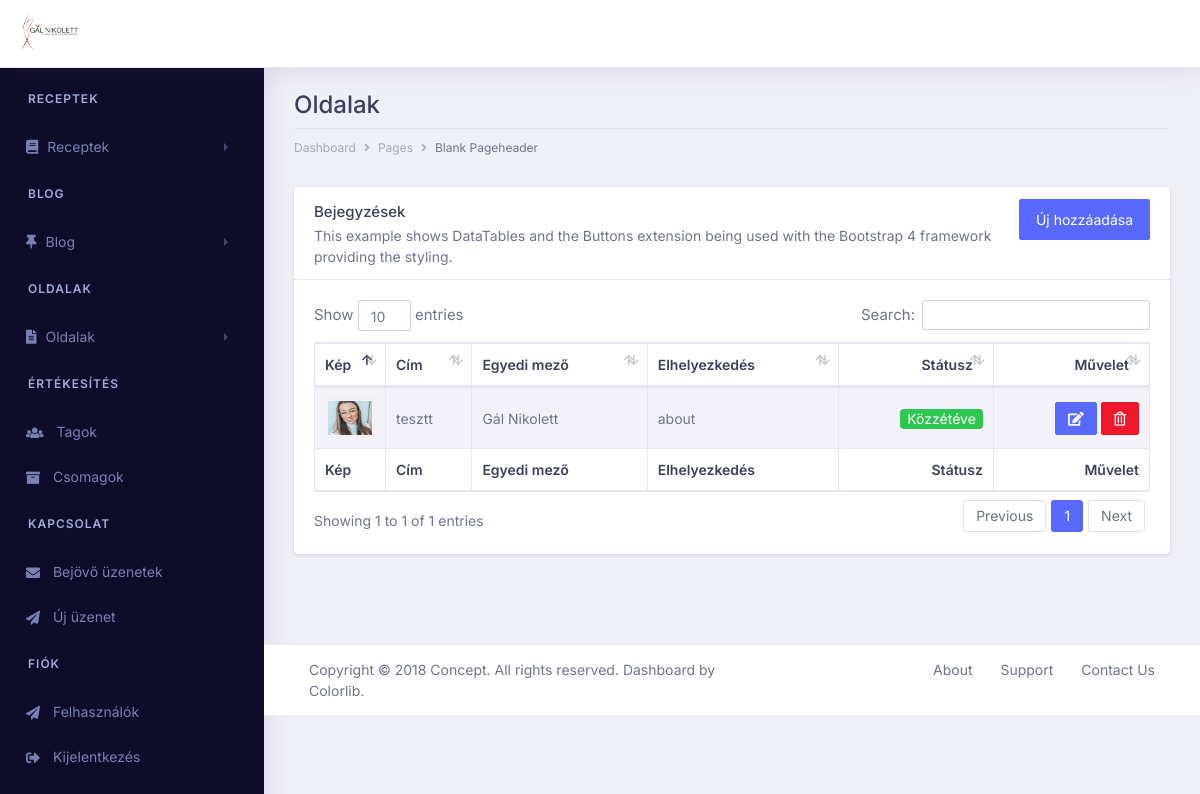
/pages/ (signed in), run on an earlier commit of the app's database.
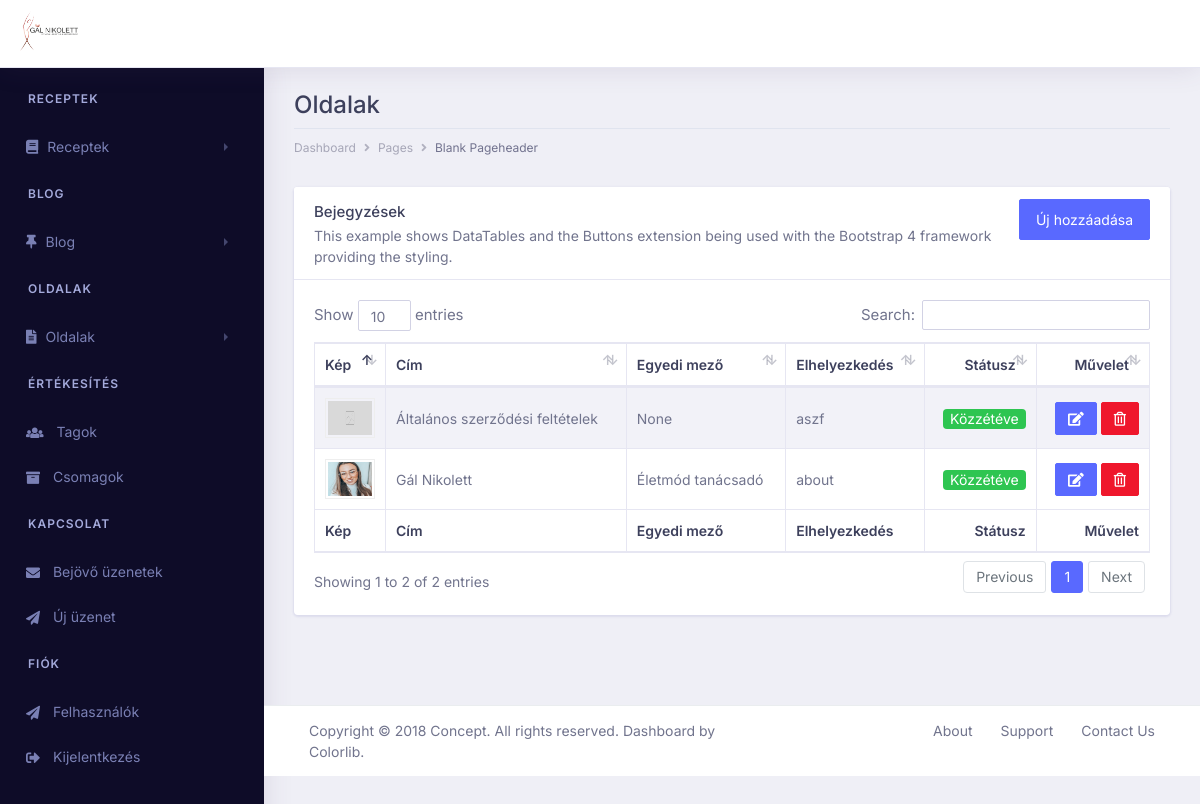
And on a later commit of the database.
### pages/models.py (models this page shows, shortened)
class Page(models.Model):
    page_title = models.CharField(max_length=200, unique=True)
    paget_description = models.TextField()
    page_image = models.ImageField(upload_to='pages', default='pages/default.jpg')
    page_unique_field = models.CharField(max_length=200, blank=True, null=True)
    page_status = models.IntegerField(choices=STATUS, default=0)
    page_slug = models.CharField(choices=SLUG, max_length=254, unique=True) #ide olyan egyedi azonosítok jönnek, hogy pl about, privacy, stb
    page_updated_at = models.DateTimeField(auto_now= True)
    page_created_at = models.DateTimeField(auto_now_add=True)
    class Meta:
        ordering = ['-page_created_at']

### pages/views.py (the view)
# urls.py: path('', views.index, name='index'), #posts url
@login_required
def index(request):
    try:
        pages = Page.objects.all()
    except Page.DoesNotExist:
        raise Http404("404 | Nem létezik!")
    return render(request, 'pages/index.html', {'pages':pages})

### pages/templates/pages/index.html (shortened to what the changed rows need)
{% extends "../base_pages.html" %}
{% block content %}
    <div class="row">
        <div class="col-xl-12 col-lg-12 col-md-12 col-sm-12 col-12">
            <div class="page-header">
                <h2 class="pageheader-title">Oldalak</h2>
            </div>
        </div>
    </div>
    <div class="row">
        <div class="col-xl-12 col-lg-12 col-md-12 col-sm-12 col-12">
            <div class="card">
                <div class="card-body">
                    <div class="table-responsive">
                        <table id="example" class="table table-striped table-bordered first table-sm" style="width:100%">
                            <thead>
                                <tr>
                                    <th>Kép</th>
                                    <th>Cím</th>
                                    <th>Egyedi mező</th>
                                    <th>Elhelyezkedés</th>
                                    <th class="text-right">Státusz</th>
                                    <th class="text-right">Művelet</th>
                                </tr>
                            </thead>
                            <tbody>
                            {% for page in pages %}
                                <tr>
                                    <td width="50px"><img src="{{page.page_image.url}}" style="width: 100%; height: 40px; padding: 2px; border: 1px solid #eee;"></td>
                                    <td style="text-transform: none;"><span class="span-title">{{page.page_title}}</span></td>
                                    <td>{{page.page_unique_field}}</td>
                                    <td>{{ page.page_slug }}</td>
                                    <td class="text-right">
                                       {% if page.page_status == 1 %}
                                               <span class='badge badge-pill bg-success text-white'>Közzétéve</span>
                                        {% else %}
                                               <span class='badge badge-pill bg-warning text-white'>Vázlat</span>
                                        {% endif %}
                                    </td>
                                    <td class="text-right">
                                        <a href="{% url 'page_update' page.pk %}" class="btn btn-sm btn-primary"><i class="fa fa-edit"></i></a>
                                        <a href="{% url 'page_delete' page.pk %}" class="btn btn-sm btn-danger text-white"><i class="far fa-trash-alt"></i></a>
                                    </td>
                                </tr>
                             {% endfor %}
                            </tbody>
                            <tfoot>
                                <tr>
                                    <th>Kép</th>
                                    <th>Cím</th>
                                    <th>Egyedi mező</th>
                                    <th>Elhelyezkedés</th>
                                    <th class="text-right">Státusz</th>
                                    <th class="text-right">Művelet</th>
                                </tr>
                            </tfoot>
                        </table>
                    </div>
                </div>
            </div>
        </div>
    </div>
{% endblock %}

What changed in the data, as far as the page shows it:
added Page: page_image (placeholder picture), page_title "Általános szerződési feltételek", page_unique_field "None", page_slug "aszf", page_status "Közzétéve"
changed Page "Gál Nikolett": page_title "tesztt" → "Gál Nikolett"; page_unique_field "Gál Nikolett" → "Életmód tanácsadó"
Also different on the page:
text written by a page script: "Show entries Search: Showing 1 to 1 of 1 entries Previous 1 Next" → "Show entries Search: Showing 1 to 2 of 2 entries Previous 1 Next"
